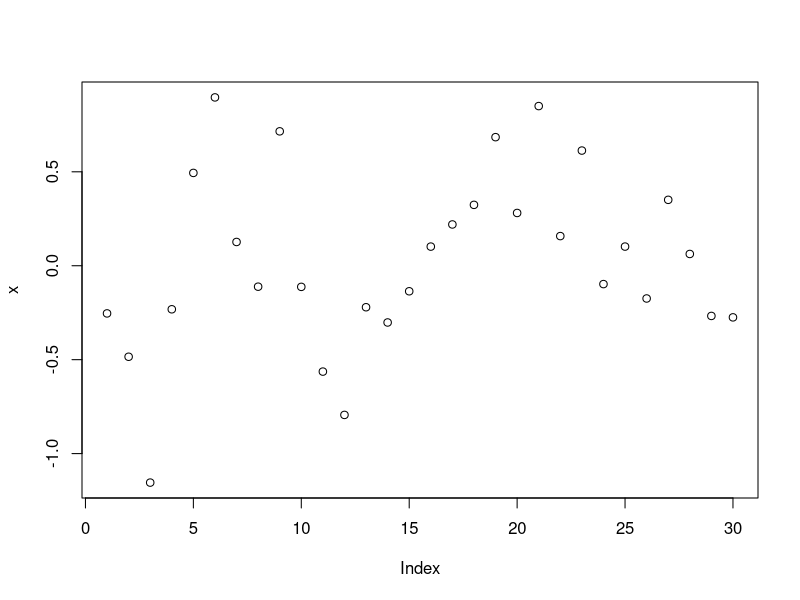
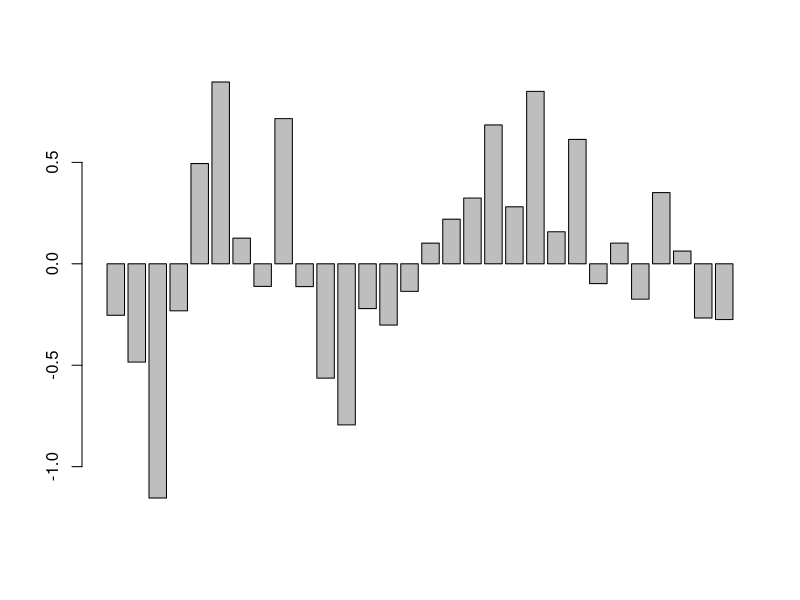
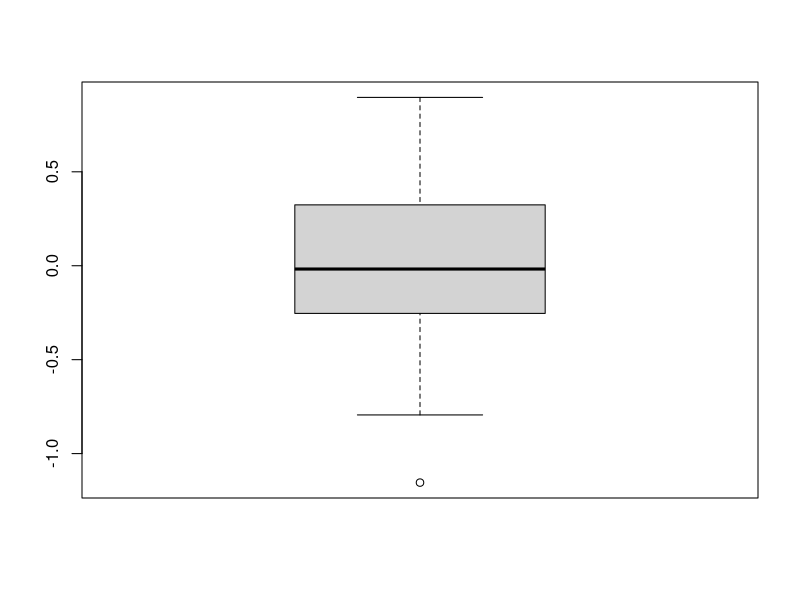
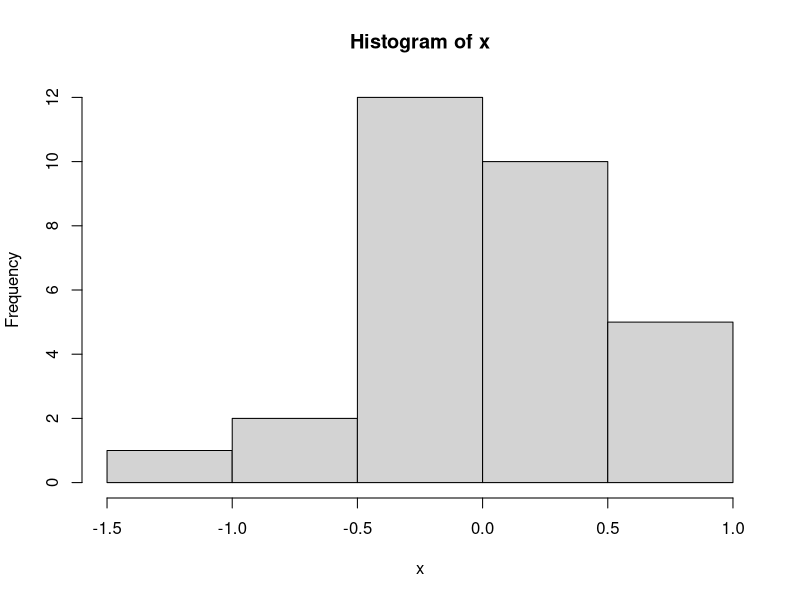
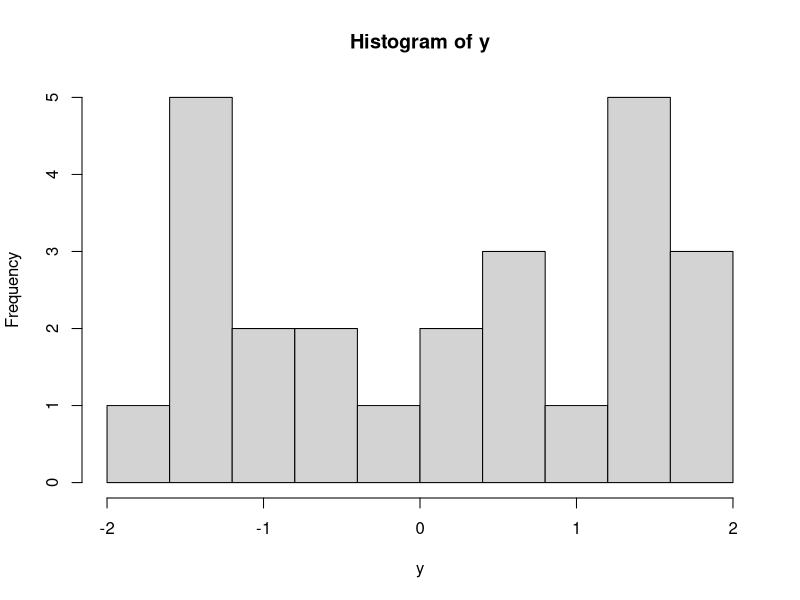
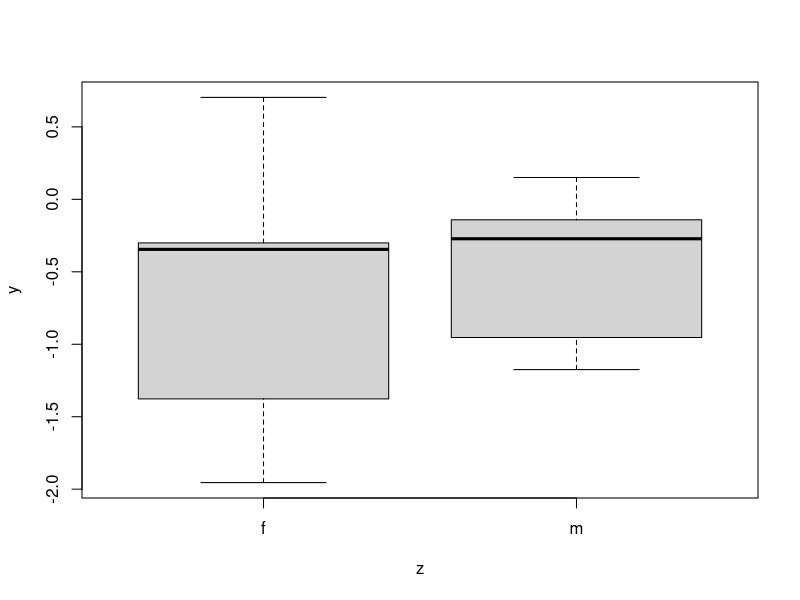
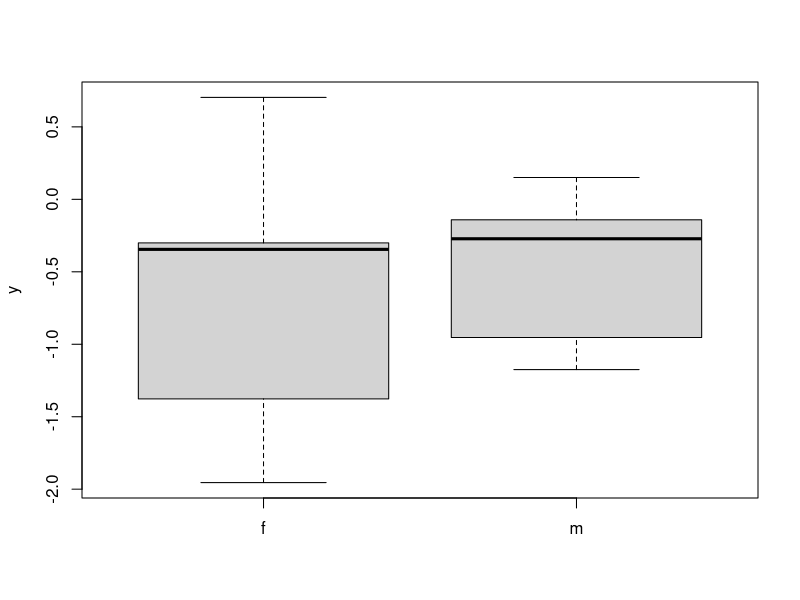
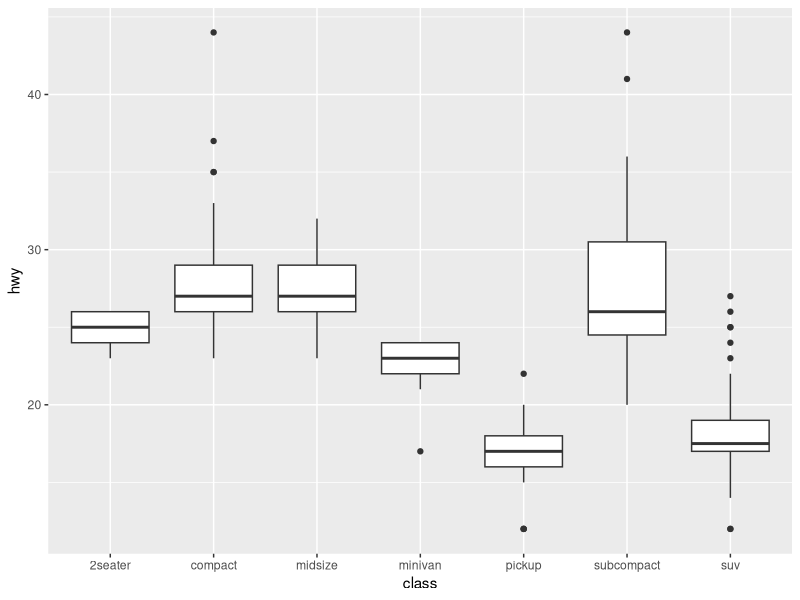

Reproduce these figures in R, in order.
## ---- chunk 1
x = 3     
sin(2*pi*x^2)/5       
?Arithmetic
## ---- chunk 2
 ## Créer un vecteur en R
 x = c(1, 2, 3, 4, 5)
 ## Pour acceder à un élément de vecteur x
 x[3]
 ## Addition : faire la somme des éléments
 sum_x <- x[1] + x[2] + x[3] + x[4] + x[5]
 sum_x
 ## Vecteurs des charactères
 petit_dejeuner <- c("croissant", "pain","cereales", "lait", "jus d'orange",
 "café", "chocolat chaud")
 print(petit_dejeuner)
## ---- chunk 3
ma_commande<-c( petit_dejeuner[3], petit_dejeuner[6], petit_dejeuner[4])
#ou
ma_commande <- petit_dejeuner[c(3, 6, 4)]

print(ma_commande)
## ---- chunk 4
 x<-seq(3, 20,by=4)
 x
  ## la fonction seq() en indiquant dans un premier temps le nombre de départ, puis le nombre d’arrivée, finalement indiquez la taille du saut après avoir écrit "by="

 sum_x_carre<-0
 n<-length(x)
 for(i in 1:n){
   sum_x_carre <- sum_x_carre+x[i]^2
 }
 sum_x_carre
 
## ---- chunk 5
my_mean<-function(a)
 {
 sum_a<-0
 n<-length(a)
 for(i in 1:n){
 sum_a<-sum_a + a[i]
 }
 return(sum_a/n) ##output
 }
 my_mean(x)##fonction my_mean() évaluée en x
## ---- chunk 6
my_mean<-function(a)
 {
 sum_a<-0
 n<-length(a)
 for(i in 1:n){
 sum_a<-sum_a + a[i]
 }
 return(sum_a/n) ##output
}


my_stdev<-function(a)
 {
 sum_a_carre<-0
 n<-length(a)
 for(i in 1:n){
 sum_a_carre<-sum_a_carre + a[i]^2}
 return(sqrt(sum_a_carre/n-my_mean(a)^2))
}
my_stdev(x)
## ---- chunk 7
 x<-rnorm(30,0,0.5)
 y<-runif(25,-2,2)
 x
 y
## ---- chunk 8
help("rnorm")
help("runif")
## ---- chunk 9
plot(x) #Nuage de points. Cette méthode peut être assez pratique pour déceler des relations linéaires ou non linéaires

barplot(x) #Graphique en barres

boxplot(x) #Boîte à moustache
# Elles sont pratiques parce qu’elles permettent en un coup d'œil d'observer une distribution. Vous pouvez avoir plus d'explications ici: https://www.stat4decision.com/fr/le-box-plot-ou-la-fameuse-boite-a-moustache/

hist(x) #Histogramme.  Cela permet de voir la distribution de la variable sur toutes ses valeurs
## ---- chunk 10
hist(y,breaks = seq(-2,2,length = 11))

## ---- chunk 11
c(mean(x), var(x), sd(x), min(x), max(x), median(x))
summary(x)
## ---- chunk 12
xmat = matrix(data=c(3,7, 2, 9, 1, 5), ncol=2)
 xmat
 xmat[,2]

## ---- chunk 13
dim(xmat)
xmat[2,2]
## ---- chunk 14
mydf = data.frame(x=runif(10), y=rnorm(10), z=rep(c('f','m'), 5))
 mydf
 mydf$y #extraire y
 mydf["z"] #extraire la chaîne de caractères z
 str(mydf) #donne la structure des données
 head(mydf) #extraire des premiers éléments
 tail(mydf) #extraire des derniers éléments
## ---- chunk 15
boxplot(y~z,data=mydf)
#ou
l <- list(f = mydf$y[mydf$z == "f"], m = mydf$y[mydf$z == "m"])
boxplot(l, ylab = "y")
## ---- chunk 16
mydf_sim<-data.frame(x=rbinom(50,1,0.4), y=rpois(50,2.5))
head(mydf_sim,5)
## ---- chunk 17
xlist = list(a=1, b=c(2,3), c=seq(0,1,length=5))
 xlist
 names(xlist)
 xlist$b #extrait de la liste
## ---- chunk 18
apply(xmat, 2, mean) ## compute sample mean for each column

 lapply(1:n, function(i) {i^2})
## ---- chunk 19
x <- seq(3, 20, by = 4)
my_stdev_without_for <- function(a) {
  n <- length(a)
  sum_a_carre <- sum(sapply(a, function(a_i) {a_i^2}))
  return(sqrt(sum_a_carre / n - my_mean(a)^2))
}
my_stdev_without_for(x)
## ---- chunk 20
#install.packages("ggplot2") ## install the package
 library(ggplot2) ## load the package
 ?mpg ## dataset
 str(mpg)
 ggplot(data=mpg,
 mapping = aes(x=class, y=hwy)) +
 geom_boxplot()
